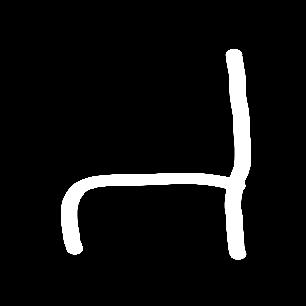
#> input picture padded images/Ta/padded_Image-2311.jpg, 306 x 306 px, found by its file name; its folder holds only this picture in this run
$ jupyter execute classdistribution.ipynb
#> lines starting #> are read from the running program, lines starting #| are printed output that depends on the picture
[cell 1]
import os
import numpy as np
from PIL import Image, ImageOps
import umap
import matplotlib.pyplot as plt

# Set the path to the base directory containing 13 subfolders
base_data_dir = "C:\\Users\\91758\\Downloads\\padded images"

# Create a list of subdirectories within the base directory
subdirs = [os.path.join(base_data_dir, subdir) for subdir in os.listdir(base_data_dir)]

# Filter out non-directory entries
subdirs = [subdir for subdir in subdirs if os.path.isdir(subdir)]

# Set image dimensions
image_width, image_height = 256, 256

# Create empty lists to store image data and labels
image_data = []
labels = []

# Load and preprocess images from each subdirectory
for subdir in subdirs:
    subdir_name = os.path.basename(subdir)
    for image_file in os.listdir(subdir):
        image_path = os.path.join(subdir, image_file)
        image = Image.open(image_path).convert("L")
        image = ImageOps.fit(image, (image_width, image_height), method=Image.LANCZOS)
#> image: PIL image 256x256 L
        image_array = np.array(image)
        image_data.append(image_array)
        labels.append(subdir_name)

# Convert data and labels to NumPy arrays
image_data = np.array(image_data)
labels = np.array(labels)

# Count the occurrences of each class
unique_labels, label_counts = np.unique(labels, return_counts=True)

# Create a histogram plot
plt.figure(figsize=(10, 6))
plt.bar(unique_labels, label_counts)
plt.xlabel('Classes')
plt.ylabel('Number of Samples')
plt.title('Class Distribution')
plt.xticks(rotation=45, ha="right")
plt.tight_layout()

# Display the plot
plt.show()
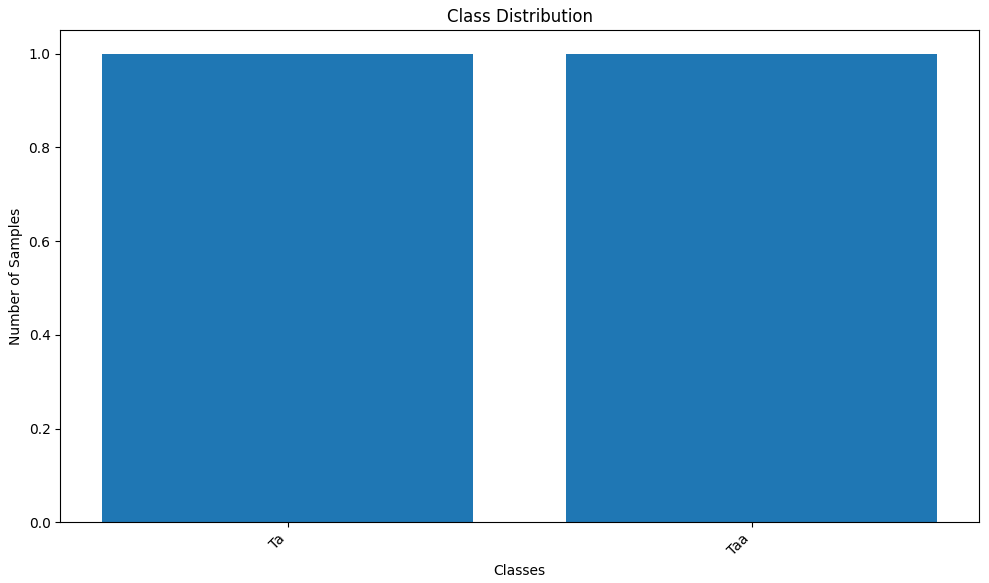
#> figure drawn by matplotlib, 1 panel
